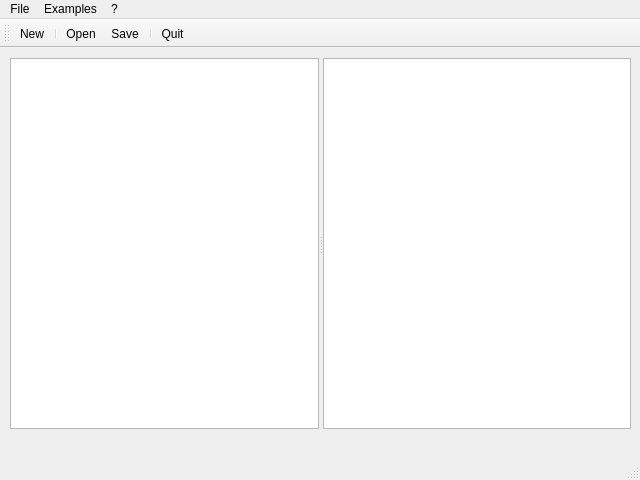
<?xml version="1.0" encoding="UTF-8"?>
<ui version="4.0">
 <class>MainWindow</class>
 <widget class="QMainWindow" name="MainWindow">
  <property name="geometry">
   <rect>
    <x>0</x>
    <y>0</y>
    <width>640</width>
    <height>480</height>
   </rect>
  </property>
  <property name="windowTitle">
   <string>Menu Demo</string>
  </property>
  <widget class="QWidget" name="centralwidget">
   <widget class="QSplitter" name="splitter">
    <property name="geometry">
     <rect>
      <x>10</x>
      <y>10</y>
      <width>621</width>
      <height>371</height>
     </rect>
    </property>
    <property name="orientation">
     <enum>Qt::Horizontal</enum>
    </property>
    <widget class="QListWidget" name="listWidget"/>
    <widget class="QPlainTextEdit" name="plainTextEdit"/>
   </widget>
  </widget>
  <widget class="QMenuBar" name="menubar">
   <property name="geometry">
    <rect>
     <x>0</x>
     <y>0</y>
     <width>640</width>
     <height>24</height>
    </rect>
   </property>
   <widget class="QMenu" name="menuFile">
    <property name="title">
     <string>File</string>
    </property>
    <addaction name="actionNew"/>
    <addaction name="actionOpen"/>
    <addaction name="actionSave"/>
    <addaction name="separator"/>
    <addaction name="actionQuit"/>
   </widget>
   <widget class="QMenu" name="menuExamples">
    <property name="title">
     <string>Examples</string>
    </property>
    <widget class="QMenu" name="menuDialog">
     <property name="title">
      <string>Dialog</string>
     </property>
     <widget class="QMenu" name="menuQMessageBox">
      <property name="title">
       <string>QMessageBox</string>
      </property>
      <addaction name="actioninformation"/>
      <addaction name="actionwarning"/>
      <addaction name="actionquestion"/>
      <addaction name="actioncritical"/>
     </widget>
     <addaction name="menuQMessageBox"/>
     <addaction name="actionQInputDialog"/>
     <addaction name="actionQFileDialog"/>
     <addaction name="actionQColorDialog"/>
    </widget>
    <addaction name="menuDialog"/>
    <addaction name="actionSimple_Widgets"/>
    <addaction name="actionLayouts"/>
    <addaction name="actionAdvanced_Widgets"/>
   </widget>
   <widget class="QMenu" name="menu">
    <property name="title">
     <string>?</string>
    </property>
    <addaction name="actionHelp"/>
    <addaction name="actionAbout_Us"/>
   </widget>
   <addaction name="menuFile"/>
   <addaction name="menuExamples"/>
   <addaction name="menu"/>
  </widget>
  <widget class="QStatusBar" name="statusbar"/>
  <widget class="QToolBar" name="toolBar">
   <property name="windowTitle">
    <string>toolBar</string>
   </property>
   <property name="toolButtonStyle">
    <enum>Qt::ToolButtonIconOnly</enum>
   </property>
   <attribute name="toolBarArea">
    <enum>TopToolBarArea</enum>
   </attribute>
   <attribute name="toolBarBreak">
    <bool>false</bool>
   </attribute>
   <addaction name="actionNew"/>
   <addaction name="separator"/>
   <addaction name="actionOpen"/>
   <addaction name="actionSave"/>
   <addaction name="separator"/>
   <addaction name="actionQuit"/>
  </widget>
  <action name="actionNew">
   <property name="icon">
    <iconset>
     <normaloff>../pictures/icon.png</normaloff>../pictures/icon.png</iconset>
   </property>
   <property name="text">
    <string>New</string>
   </property>
   <property name="toolTip">
    <string>Create a New Project</string>
   </property>
   <property name="statusTip">
    <string>New Project</string>
   </property>
   <property name="shortcut">
    <string>Ctrl+N</string>
   </property>
  </action>
  <action name="actionOpen">
   <property name="icon">
    <iconset>
     <normaloff>../pictures/banana.png</normaloff>../pictures/banana.png</iconset>
   </property>
   <property name="text">
    <string>Open</string>
   </property>
   <property name="statusTip">
    <string>Open Project</string>
   </property>
   <property name="shortcut">
    <string>Ctrl+O</string>
   </property>
  </action>
  <action name="actionSave">
   <property name="text">
    <string>Save</string>
   </property>
   <property name="statusTip">
    <string>Save Project</string>
   </property>
   <property name="shortcut">
    <string>Ctrl+S</string>
   </property>
  </action>
  <action name="actionQuit">
   <property name="text">
    <string>Quit</string>
   </property>
   <property name="toolTip">
    <string>Click To Quit Project</string>
   </property>
   <property name="statusTip">
    <string>Quit Project</string>
   </property>
   <property name="shortcut">
    <string>Ctrl+E</string>
   </property>
  </action>
  <action name="actionSimple_Widgets">
   <property name="text">
    <string>Simple Widgets</string>
   </property>
  </action>
  <action name="actionLayouts">
   <property name="text">
    <string>Layouts</string>
   </property>
  </action>
  <action name="actionAdvanced_Widgets">
   <property name="text">
    <string>Advanced Widgets</string>
   </property>
  </action>
  <action name="actionQInputDialog">
   <property name="text">
    <string>QInputDialog</string>
   </property>
  </action>
  <action name="actionQFileDialog">
   <property name="text">
    <string>QFileDialog</string>
   </property>
  </action>
  <action name="actionQColorDialog">
   <property name="text">
    <string>QColorDialog</string>
   </property>
  </action>
  <action name="actioninformation">
   <property name="text">
    <string>information</string>
   </property>
  </action>
  <action name="actionwarning">
   <property name="text">
    <string>warning</string>
   </property>
  </action>
  <action name="actionquestion">
   <property name="text">
    <string>question</string>
   </property>
  </action>
  <action name="actioncritical">
   <property name="text">
    <string>critical</string>
   </property>
  </action>
  <action name="actionHelp">
   <property name="text">
    <string>Help</string>
   </property>
   <property name="statusTip">
    <string>Get Help</string>
   </property>
   <property name="shortcut">
    <string>Meta+H</string>
   </property>
  </action>
  <action name="actionAbout_Us">
   <property name="text">
    <string>Info</string>
   </property>
   <property name="statusTip">
    <string>Info</string>
   </property>
   <property name="shortcut">
    <string>Ctrl+I</string>
   </property>
  </action>
 </widget>
 <resources/>
 <connections/>
</ui>
